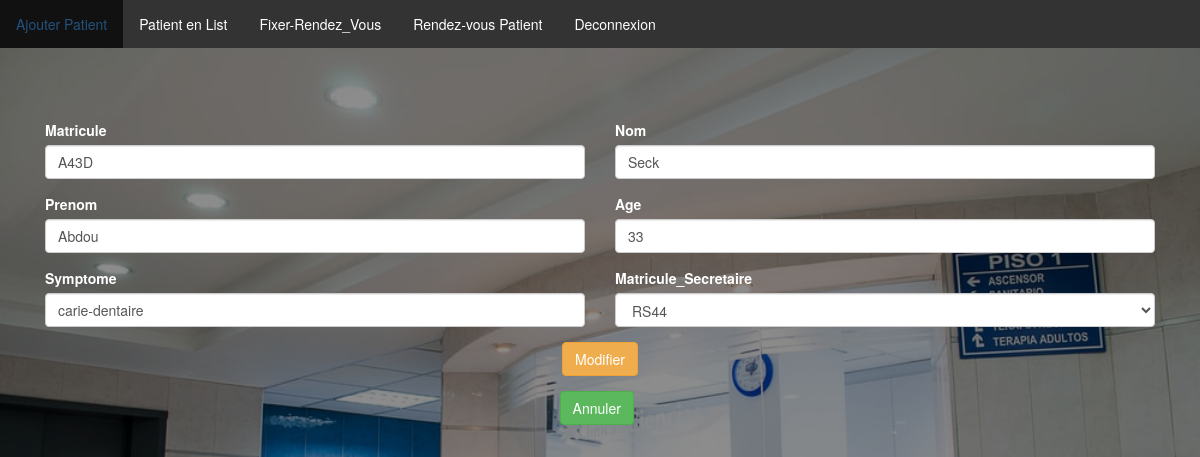
Screenshot of /editRendezVous.php?numid=A43D with the database file from the repository.
### tables this page shows
CREATE TABLE `patient` (
  `id` varchar(40) NOT NULL,
  `nom` varchar(45) NOT NULL,
  `prenom` varchar(45) NOT NULL,
  `age` int(11) NOT NULL,
  `symptome` varchar(45) NOT NULL,
  `secretaire_id` varchar(40) NOT NULL
);

CREATE TABLE `secretaire` (
  `id` varchar(40) NOT NULL,
  `nom` varchar(45) NOT NULL,
  `prenom` varchar(45) NOT NULL,
  `password` varchar(45) NOT NULL,
  `service_id` int(11) NOT NULL
);

### editRendezVous.php (the view, shortened to what this page needs)
<?php
require 'menu.php'; ?>
<html lang="en">
<head>
  <link rel="stylesheet" type="" href="acceuil.css">
  <link rel="stylesheet" href="https://maxcdn.bootstrapcdn.com/bootstrap/3.4.0/css/bootstrap.min.css">
</head>
<body>
<div class="container">
  <br><br><br>
  <br><br><br>
        <form  method="post" class="form" action="edit.php" name="patient">
                <div class="form-row">
                    <div class="form-group col-md-6">
                        <label for="nom">Matricule</label>
                        <input type="text" class="form-control" name="id" placeholder="Matricule"
                        value="<?
                            $id=$_GET['numid'];
                                $db= new PDO('mysql:host=localhost;dbname=hospital;','root','');
                                $sql=$db->query("SELECT id FROM patient WHERE id='$id'");
                                $donnee=$sql->fetch();
                                echo $donnee['id']; ?>" hidden>
                    </div>
                    <div class="form-group col-md-6">
                        <label for="prenom">Nom</label>
                        <input type="text" class="form-control" name="nom" placeholder="Nom"
                            value="<?php
                            $id=$_GET['numid'];
                                $db= new PDO('mysql:host=localhost;dbname=hospital;','root','');
                                $sql=$db->query("SELECT nom FROM patient WHERE id='$id'");
                                $donnee=$sql->fetch();
                                echo $donnee['nom'];
                                ?>">
                    </div>
                </div>
                <div class="form-row">
                    <div class="form-group col-md-6">
                        <label for="age">Prenom</label>
                        <input type="text" class="form-control" name="prenom" placeholder="Prenom"
                        value="<?php
                                $db= new PDO('mysql:host=localhost;dbname=hospital;','root','');
                                $sql=$db->query("SELECT prenom FROM patient WHERE id='$id'");
                                $donnee=$sql->fetch();
                                echo $donnee['prenom'];
                                ?>">
                    </div>
                    <div class="form-group col-md-6">
                        <label for="symptome">Age</label>
                        <input type="text" class="form-control" name="age" placeholder="Age"
                        value="<?php
                                $db= new PDO('mysql:host=localhost;dbname=hospital;','root','');
                                $sql=$db->query("SELECT age FROM patient WHERE id='$id'");
                                $donnee=$sql->fetch();
                                echo $donnee['age'];
                                ?>">
                    </div>
                </div>
                <div class="form-row">
                    <div class="form-group col-md-6">
                        <label for="nom">Symptome</label>
                        <input type="text" class="form-control" name="symptome" placeholder="Symptome"
                        value="<?php
                                $db= new PDO('mysql:host=localhost;dbname=hospital;','root','');
                                $sql=$db->query("SELECT symptome FROM patient WHERE id='$id'");
                                $donnee=$sql->fetch();
                                echo $donnee['symptome'];
                                ?>">
                    </div>
                    <div class="form-group col-md-6">
                    <label for="nom">Matricule_Secretaire</label>
                        <select name="secretaire_id" class="form-control">
                            <option><?php
                                    $db= new PDO('mysql:host=localhost;dbname=hospital;','root','');
                                    $sql=$db->query('SELECT id FROM secretaire');
                                    while($donnee=$sql->fetch()){
                                        echo $donnee['id'];
                                    }
                                ?></option>
                        </select>
                    </div>
                </div>
                    <div class="form-group col-md-12" align="center">
                        <input type="submit" class="btn btn-warning" id="btn"  value="Modifier" onclick="return clkform()">
                    </div>
            </div>
            <div align="center" class="col-md-12">
             <a href="Acceuil.php"><input type="submit" class="btn btn-success  col-md-12" value="Annuler"></a></td>';
            </div>
</body>
</html>

### acceuil.css (style rules this page uses)
body { background:linear-gradient( rgba(0, 0, 0, 0.45), rgba(0, 0, 0, 0.45)), url('hosp.jpeg') no-repeat center center fixed; -webkit-background-size: cover; -moz-background-size: cover; background-size: cover; -o-background-size: cover; }
a { display: inline-table; margin: auto }

### editRendezVous.php (style rules this page uses)
label { color: #fff; }

### rows the page displays
patient: id "A43D", nom "Seck", prenom "Abdou", age "33", symptome "carie-dentaire"
secretaire: secretaire_id "RS44"
